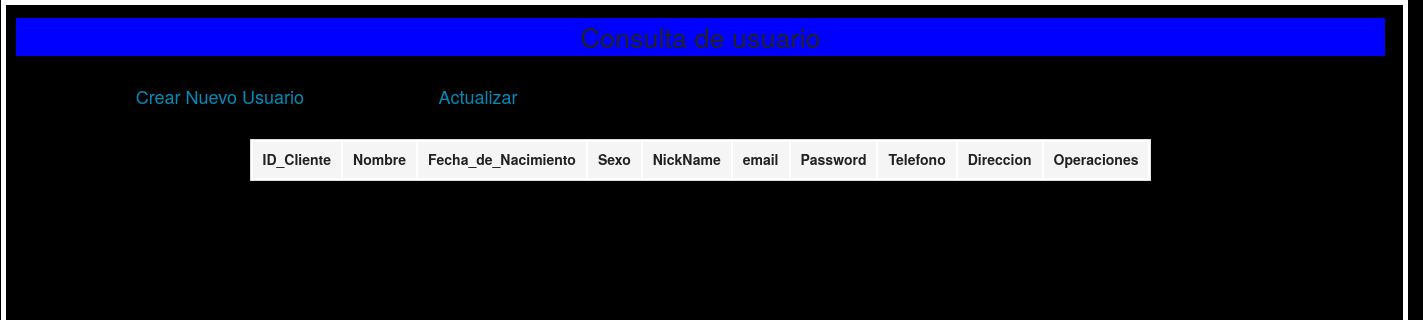
The page /Paginas/ConUsuario.php on the database as committed earlier.
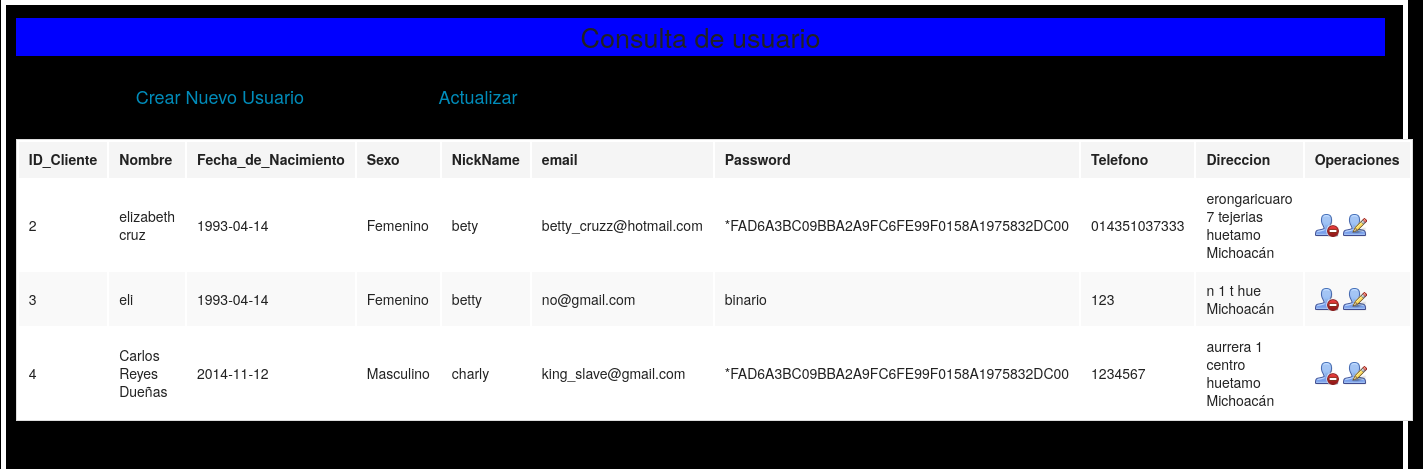
The same page on the database as committed later.
### tables this page shows
CREATE TABLE `usuarios` (
  `IdCliente` int(11) NOT NULL AUTO_INCREMENT,
  `nombre` varchar(40) NOT NULL,
  `fechanac` date NOT NULL,
  `sexo` varchar(10) NOT NULL,
  `nickname` varchar(15) NOT NULL,
  `email` varchar(150) NOT NULL,
  `contra` varchar(250) NOT NULL,
  `telefono` varchar(20) NOT NULL,
  `direccion` varchar(150) NOT NULL,
  PRIMARY KEY (`IdCliente`)
);

### Paginas/procesar/consultar.php (the view, shortened to what this page needs)
<?php
class consultar{
public function consultarUsuarios(){
$conexion =  mysqli_connect(config::$servidor, config::$usuario, config::$password, config::$baseDeDatos);
$consulta = mysqli_query($conexion, "select * from usuarios");
while($fila = mysqli_fetch_array($consulta)){
echo "<tr>
		<td>$fila[0]</td>
		<td>$fila[1]</td>
		<td>$fila[2]</td>
		<td>$fila[3]</td>
		<td>$fila[4]</td>
		<td>$fila[5]</td>
		<td>$fila[6]</td>
		<td>$fila[7]</td>
		<td>$fila[8]</td>
        <td>
		<a href='procesar/eliminar.php?ID=$fila[0] &me=1'><img class='imagen' src='../img/usuario_Borrar.png' ></a>
		<a href='procesar/modificar.php?ID=$fila[0]&me=1'><img class='imagen' src='../img/usuario_editar.png'></a>
		</td>
	</tr>";
}
}
}
?>

### Paginas/ConUsuario.php (shortened to what this page needs)
<html >
<head>
	      <link rel="stylesheet" type="text/css" href="../Estilos/foundation.css">
</head>
<body >
<section class="Caja">
<div class="row">
<div class="row2">
<center>
<h3>Consulta de usuario</h3>
</center>
</div>
</div>
<div class="link">
<p ><a href="registro.php"><h5>         Crear Nuevo Usuario</h5></a></p>
</div>
<div class="link">
<p ><a href="ConUsuario.php"><h5>         Actualizar</h5></a></p>
</div>
<center>
<div class="row" class="pruebas1">
<div >
<table>
<thead>
	<tr>
		<th>ID_Cliente</th>
		<th>Nombre</th>
		<th>Fecha_de_Nacimiento</th>
		<th>Sexo</th>
		<th>NickName</th>
		<th>email</th>
		<th>Password</th>
		<th>Telefono</th>
		<th>Direccion</th>
		<th>Operaciones</th>
	</tr>
</thead>
<tbody>
<?php
require_once 'procesar/consultar.php';
$con = new consultar();
$con->consultarUsuarios();
 ?>
</tbody>
</table>
</div>
</div>
</center>
</section>
</body>
</html>

Rows that differ between the two databases and show on the page:
added usuarios: IdCliente "2", nombre "elizabeth cruz", fechanac "1993-04-14", sexo "Femenino", nickname "bety", email "betty_cruzz@hotmail.com", contra "*FAD6A3BC09BBA2A9FC6FE99F0158A1975832DC00", telefono "014351037333", direccion "erongaricuaro 7 tejerias huetamo Michoacán"
added usuarios: IdCliente "3", nombre "eli", fechanac "1993-04-14", sexo "Femenino", nickname "betty", email "no@gmail.com", contra "binario", telefono "123", direccion "n 1 t hue Michoacán"
added usuarios: IdCliente "4", nombre "Carlos Reyes Dueñas", fechanac "2014-11-12", sexo "Masculino", nickname "charly", email "king_slave@gmail.com", contra "*FAD6A3BC09BBA2A9FC6FE99F0158A1975832DC00", telefono "1234567", direccion "aurrera 1 centro huetamo Michoacán"
